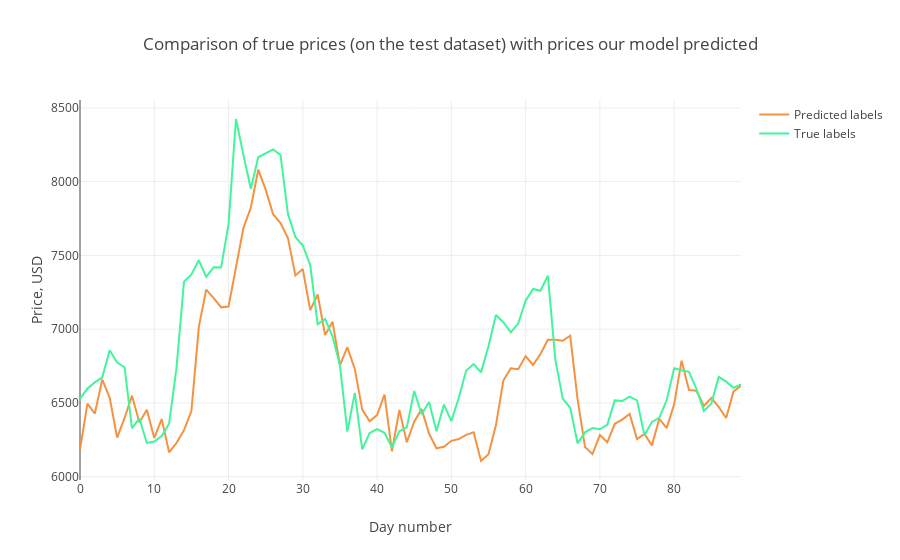

This figure's notebook cell:
### Markdown cell above
#### True plot

### Code cell
trace1 = go.Scatter(
    x = np.arange(0, len(Y_pred), 1),
    y = Y_pred.reshape(-1,),
    mode = 'lines',
    name = 'Predicted labels',
    line = dict(color=('rgb(244, 146, 65)'), width=2)
)
trace2 = go.Scatter(
    x = np.arange(0, len(Y_test), 1),
    y = Y_test.reshape(-1,),
    mode = 'lines',
    name = 'True labels',
    line = dict(color=('rgb(66, 244, 155)'), width=2)
)

layout = dict(title = 'Comparison of true prices (on the test dataset) with prices our model predicted',
             xaxis = dict(title = 'Day number'), yaxis = dict(title = 'Price, USD'))
fig = dict(data=[trace1, trace2], layout=layout)
py.iplot(fig, filename='results_demonstrating0')

print(np.sqrt(mean_squared_error(Y_test.reshape(-1,), Y_pred.reshape(-1,))))
